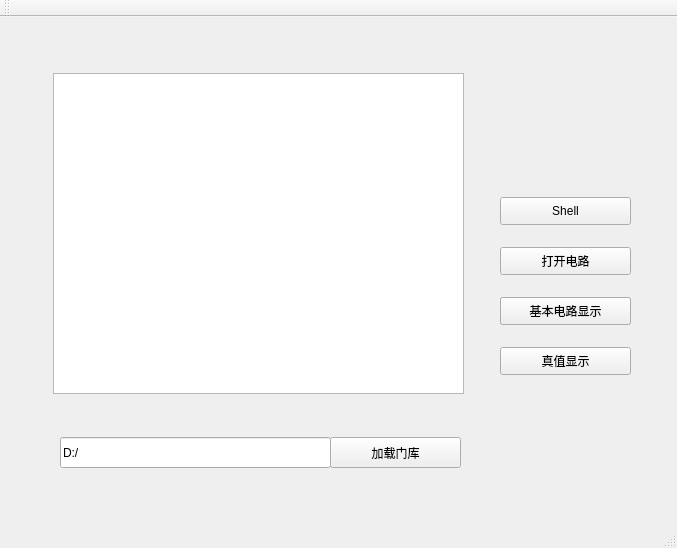
<?xml version="1.0" encoding="UTF-8"?>
<ui version="4.0">
 <class>MainWindow</class>
 <widget class="QMainWindow" name="MainWindow">
  <property name="geometry">
   <rect>
    <x>0</x>
    <y>0</y>
    <width>677</width>
    <height>548</height>
   </rect>
  </property>
  <property name="windowTitle">
   <string>Quantum Calculate Simulation1.0</string>
  </property>
  <property name="windowIcon">
   <iconset resource="QCS_rc.qrc">
    <normaloff>:/new/prefix1/1</normaloff>:/new/prefix1/1</iconset>
  </property>
  <widget class="QWidget" name="centralWidget">
   <widget class="QTextEdit" name="textEdit">
    <property name="geometry">
     <rect>
      <x>53</x>
      <y>56</y>
      <width>411</width>
      <height>321</height>
     </rect>
    </property>
   </widget>
   <widget class="QPushButton" name="pushButton">
    <property name="geometry">
     <rect>
      <x>500</x>
      <y>180</y>
      <width>131</width>
      <height>28</height>
     </rect>
    </property>
    <property name="text">
     <string>Shell</string>
    </property>
   </widget>
   <widget class="QPushButton" name="pushButton_2">
    <property name="geometry">
     <rect>
      <x>500</x>
      <y>230</y>
      <width>131</width>
      <height>28</height>
     </rect>
    </property>
    <property name="text">
     <string>打开电路</string>
    </property>
   </widget>
   <widget class="QLineEdit" name="lineEdit">
    <property name="geometry">
     <rect>
      <x>60</x>
      <y>420</y>
      <width>271</width>
      <height>31</height>
     </rect>
    </property>
    <property name="text">
     <string>D:/</string>
    </property>
   </widget>
   <widget class="QPushButton" name="pushButton_3">
    <property name="geometry">
     <rect>
      <x>330</x>
      <y>420</y>
      <width>131</width>
      <height>31</height>
     </rect>
    </property>
    <property name="text">
     <string>加载门库</string>
    </property>
   </widget>
   <widget class="QPushButton" name="pushButton_4">
    <property name="geometry">
     <rect>
      <x>500</x>
      <y>280</y>
      <width>131</width>
      <height>28</height>
     </rect>
    </property>
    <property name="text">
     <string>一键运算</string>
    </property>
   </widget>
   <widget class="QPushButton" name="pushButton_5">
    <property name="geometry">
     <rect>
      <x>500</x>
      <y>330</y>
      <width>131</width>
      <height>28</height>
     </rect>
    </property>
    <property name="text">
     <string>真值显示</string>
    </property>
   </widget>
   <widget class="QPushButton" name="pushButton_6">
    <property name="geometry">
     <rect>
      <x>500</x>
      <y>280</y>
      <width>131</width>
      <height>28</height>
     </rect>
    </property>
    <property name="text">
     <string>基本电路显示</string>
    </property>
   </widget>
   <widget class="QLabel" name="label">
    <property name="geometry">
     <rect>
      <x>510</x>
      <y>44</y>
      <width>141</width>
      <height>91</height>
     </rect>
    </property>
    <property name="text">
     <string/>
    </property>
    <property name="pixmap">
     <pixmap resource="QCS_rc.qrc">:/new/prefix1/2</pixmap>
    </property>
   </widget>
  </widget>
  <widget class="QToolBar" name="mainToolBar">
   <attribute name="toolBarArea">
    <enum>TopToolBarArea</enum>
   </attribute>
   <attribute name="toolBarBreak">
    <bool>false</bool>
   </attribute>
  </widget>
  <widget class="QStatusBar" name="statusBar"/>
 </widget>
 <layoutdefault spacing="6" margin="11"/>
 <resources>
  <include location="QCS_rc.qrc"/>
 </resources>
 <connections/>
</ui>
